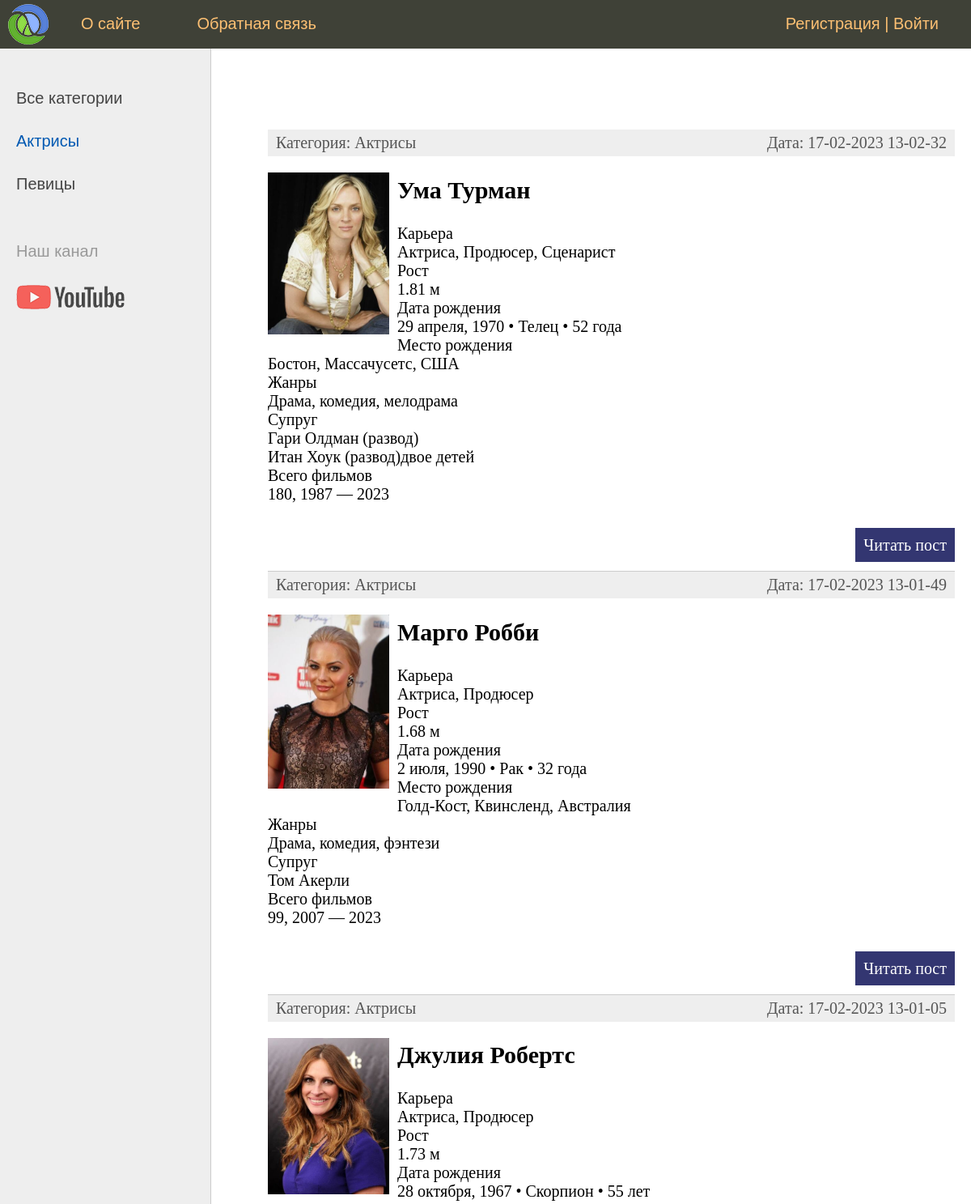
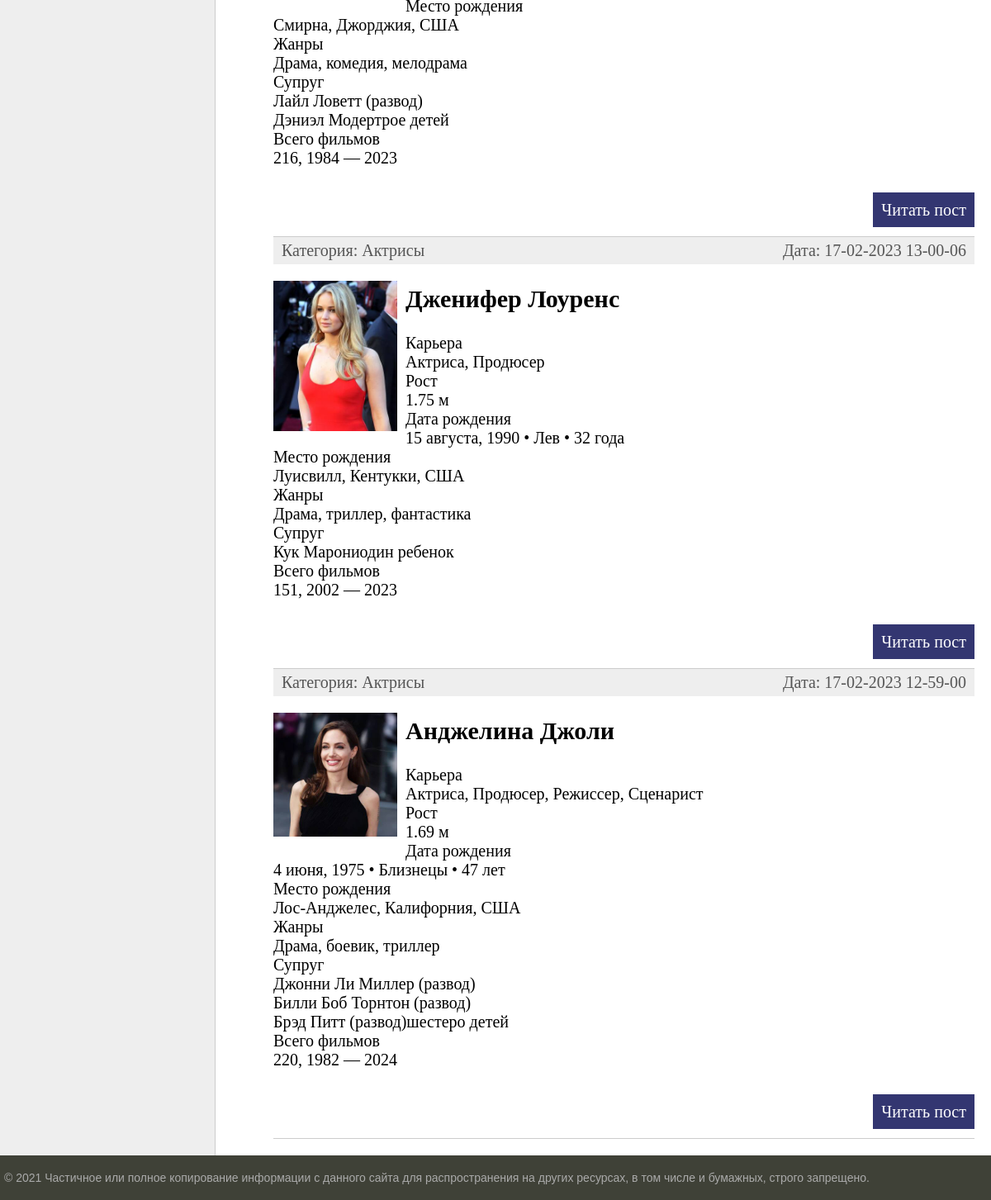
Screenshot of /category/aktrisy/ with the database file from the repository (2 pictures, top to bottom).
### women/models.py (models this page shows, shortened)
class Category(models.Model):
    name = models.CharField(max_length=100, db_index=True, verbose_name="Категория")
    slug = models.SlugField(max_length=255, unique=True, db_index=True, verbose_name="URL")
    def __str__(self):
        return self.name
    def get_absolute_url(self):
        return reverse('category', kwargs={'cat_slug': self.slug})
    class Meta:
        verbose_name = 'Категория'
        verbose_name_plural = 'Категории'
        ordering = ['id']

class Women(models.Model):
    title = models.CharField(max_length=255, verbose_name="Заголовок")
    slug = models.SlugField(max_length=255, unique=True, db_index=True, verbose_name="URL")
    content = models.TextField(blank=True, verbose_name="Текст статьи")
    photo = models.ImageField(upload_to="photos/%Y/%m/%d/", verbose_name="Фото")
    time_create = models.DateTimeField(auto_now_add=True, verbose_name="Время создания")
    time_update = models.DateTimeField(auto_now=True, verbose_name="Время изменения")
    is_published = models.BooleanField(default=True, verbose_name="Публикация")
    cat = models.ForeignKey('Category', on_delete=models.PROTECT, verbose_name="Категории")
    def get_absolute_url(self):
        return reverse('post', kwargs={'post_slug': self.slug})
    class Meta:
        verbose_name = 'Известные женщины'
        verbose_name_plural = 'Известные женщины'
        ordering = ['-time_create', 'title']

### women/views.py (the view)
# urls.py: path('category/<slug:cat_slug>/', WomenCategory.as_view(), name='category'),
class WomenCategory(DataMixin, ListView):
    model = Women
    template_name = 'women/index.html'
    context_object_name = 'posts'
    allow_empty = False
    def get_queryset(self):
        return Women.objects.filter(cat__slug=self.kwargs['cat_slug'], is_published=True).select_related('cat')
    def get_context_data(self, *, object_list=None, **kwargs):
        context = super().get_context_data(**kwargs)
        c = Category.objects.get(slug=self.kwargs['cat_slug'])
        c_def = self.get_user_contex(title="категория -" + str(c.name),\
                cat_selected=c.pk)
        return dict(list(context.items()) + list(c_def.items()))

### women/utils.py (called while the page is built)
    def get_user_contex(self, **kwargs):
        context = kwargs
        cats = Category.objects.annotate(Count('women'))
        user_menu = menu.copy()
        if not self.request.user.is_authenticated:
            user_menu.pop(1)
        context['menu'] = user_menu
        context['cats'] = cats
        if 'cat_selected' not in context:
            context['cat_selected'] = 0
        return context

### women/templates/women/index.html (shortened to what this page needs)
{% extends 'women/base.html' %}
{% block content %}
<ul class="list-articles">
	{% for p in posts %}
		<li><div class="article-panel">
			<p class="first">Категория: {{p.cat}}</p>
			<p class="last">Дата: {{p.time_update|date:"d-m-Y H-i-s"}}</p>
		</div>
{% if p.photo %}
			<p><img class="img-article-left thumb" src="{{p.photo.url}}"></p>
{% endif %}
			<h2>{{p.title}}</h2>
	{% autoescape on %}
	{{p.content|linebreaks|truncatewords:50}}
	{% endautoescape %}
			<p class="link-read-post"><a href="{{ p.get_absolute_url }}">Читать пост</a></p>
			</li>
	{% endfor %}
</ul>
{% endblock %}

### women/templates/women/base.html (shortened to what this page needs)
{% load static %}
{% load women_tags %}
<!DOCTYPE html>
<html>
<head>
	<link type="text/css" href="{% static 'women/css/styles.css' %}" rel="stylesheet" />
</head>
<body>
<table class="table-page" border=0 cellpadding="0" cellspacing="0">
<tr><td valign=top>
{% block mainmenu %}
		<div class="header">
			<ul id="mainmenu" class="mainmenu">
			<li class="logo"><a href="{% url 'home' %}"><div class="logo"></div></a></li>
{% for m in menu %}
	<li><a href="{% url m.url_name %}">{{m.title}}</a></li>
{% endfor %}
	{% if request.user.is_authenticated %}
		<li class="last">{{user.username}} | <a href="{% url 'logout' %}">Выйти</a></li>
	{% else %}
		<li class="last"><a href="{% url 'register' %}">Регистрация</a> | <a href="{% url 'login' %}">Войти</a></li>
	{% endif %}
			</ul>
		</div>
{% endblock mainmenu %}
<table class="table-content" border=0 cellpadding="0" cellspacing="0">
<tr>
	<td valign="top" class="left-chapters">
	<ul id="leftchapters">
{% if cat_selected == 0 %}
		<li class="selected">Все категории</li>
{% else %}
		<li><a href="{% url 'home' %}">Все категории</a></li>
{% endif %}
{% for c in cats %}
{% if c.women__count > 0 %}
	{% if c.pk == cat_selected %}
		<li class="selected">{{c.name}}</li>
	{% else %}
		<li><a href="{{ c.get_absolute_url }}">{{c.name}}</a></li>
	{% endif %}
{% endif %}
{% endfor %}
		<li class="share">
		<p>Наш канал</p>
		<a class="share-yt" href="https://www.youtube.com/channel/UClJzWfGWuGJL2t-3dYKcHTA/playlists" target="_blank" rel="nofollow"></a>
		</li>
	</ul>
</td>
<td valign="top" class="content">
	<div class="content-text">
{% block content %}
{% endblock %}
	</div>
</td></tr></table>
</td></tr>
<tr><td valign=top>
	<div id="footer">
		<p>&copy; 2021 Частичное или полное копирование информации с данного сайта для распространения на других ресурсах, в том числе и бумажных, строго запрещено.</p>
	</div>
</td></tr></table>
</body>
</html>

### women/static/women/css/styles.css (style rules this page uses)
html, body { font-family: 'Arial'; margin: 0; padding: 0; height: 100%; width: 100%; color: #444; }
a { color: #0059b2; text-decoration: none; }
img { max-width: 600px; height: auto; }
img.img-article-left { max-width: 300px; height: auto; float: left; padding: 0 10px 10px 0; }
img.img-article-left.thumb { max-width: 150px; height: auto; }
p.link-read-post { text-align: right; }
p.link-read-post a { padding: 10px; min-width: 100px; background: #333671; color: #fff; text-decoration: none; }
div.article-panel { background: #eee; padding: 5px 10px 5px 10px; box-sizing: border-box; overflow: hidden; color: #555; }
div.article-panel p.first { margin: 0; float: left; }
div.article-panel p.last { margin: 0; float: right; }
ul.list-articles { list-style: none; margin: 0; padding: 0; }
ul.list-articles li { border-bottom: 1px solid #ccc; }
.table-page { width: 100%; height: 100%; vertical-align: top; }
.table-page tr { height: 100%; }
.header { background: #3F4137; height: 60px; }
.logo { background: url('../images/logo.png') no-repeat 10px 5px; width: 70px; height: 60px; }
ul.mainmenu { list-style: none; margin: 0; padding: 0; height: 60px; color: #fdc073; font-size: 20px; overflow: hidden; }
ul.mainmenu li { float: left; margin: 18px 40px 0 30px; }
ul.mainmenu li.logo { margin: 0; }
ul.mainmenu li.last { float: right; }
ul.mainmenu li a { color: #fdc073; text-decoration: none; }
.table-content { width: 100%; min-height: 100%; height: 100%; }
.left-chapters { margin: 0; background: #eee; border-right: 1px solid #ccc; min-height: 100%; }
.left-chapters ul { width: 230px; min-height: 100%; margin: 0; padding: 20px 10px 10px 20px; list-style: none; font-size: 20px; }
.left-chapters ul li { margin: 30px 0 0 0; color: #999; }
.left-chapters ul li.selected { color: #0059b2; }
.left-chapters ul li a { color: #444; text-decoration: none; }
.left-chapters ul li.share { margin: 60px 0 0 0; }
.left-chapters ul li.share p { margin: 30px 0 30px 0; }
.left-chapters ul li.share a { display: inline-block; width: 40px; height: 40px; margin: 0 20px 0 0; }
.left-chapters ul li.share a.share-yt { width: 100%; height: 30px; background: url('../images/share_yt.png') no-repeat 0 0 }
.content { padding: 40px 20px 20px 40px; width: 100%; box-sizing: border-box; }
.content-text { margin: 60px 0 0 30px; color: #000; font-size: 20px; font-family: Yandex Sans Display Light; }
#footer { box-sizing: border-box; background: #3F4137; padding: 5px; color: #aaa; font-size: 14px; font-family: Verdana, Geneva, Arial, Helvetica; text-align: left; overflow: hidden; }

### rows the page displays
Category: name "Актрисы"
Category: name "Певицы"
Women: cat "Актрисы", time_update "17-02-2023 13-02-32", photo (picture), title "Ума Турман", content "Карьера Актриса, Продюсер, Сценарист Рост 1.81 м Дата рождения 29 апреля, 1970 • Телец • 52 года Место рождения Бостон, Массачусетс, США Жанры Драма, комедия, мелодрама Супруг Гари Олдман (развод) Итан Хоук (развод)двое детей Всего фильмов 180, 1987 — 2023"
Women: cat "Актрисы", time_update "17-02-2023 13-01-49", photo (picture), title "Марго Робби", content "Карьера Актриса, Продюсер Рост 1.68 м Дата рождения 2 июля, 1990 • Рак • 32 года Место рождения Голд-Кост, Квинсленд, Австралия Жанры Драма, комедия, фэнтези Супруг Том Акерли Всего фильмов 99, 2007 — 2023"
Women: cat "Актрисы", time_update "17-02-2023 13-01-05", photo (picture), title "Джулия Робертс", content "Карьера Актриса, Продюсер Рост 1.73 м Дата рождения 28 октября, 1967 • Скорпион • 55 лет Место рождения Смирна, Джорджия, США Жанры Драма, комедия, мелодрама Супруг Лайл Ловетт (развод) Дэниэл Модертрое детей Всего фильмов 216, 1984 — 2023"
Women: cat "Актрисы", time_update "17-02-2023 13-00-06", photo (picture), title "Дженифер Лоуренс", content "Карьера Актриса, Продюсер Рост 1.75 м Дата рождения 15 августа, 1990 • Лев • 32 года Место рождения Луисвилл, Кентукки, США Жанры Драма, триллер, фантастика Супруг Кук Марониодин ребенок Всего фильмов 151, 2002 — 2023"
Women: cat "Актрисы", time_update "17-02-2023 12-59-00", photo (picture), title "Анджелина Джоли", content "Карьера Актриса, Продюсер, Режиссер, Сценарист Рост 1.69 м Дата рождения 4 июня, 1975 • Близнецы • 47 лет Место рождения Лос-Анджелес, Калифорния, США Жанры Драма, боевик, триллер Супруг Джонни Ли Миллер (развод) Билли Боб Торнтон (развод) Брэд Питт (развод)шестеро детей Всего фильмов 220, 1982 — 2024"

### other values shown
{{ m.title }} "О сайте" "Обратная связь"
